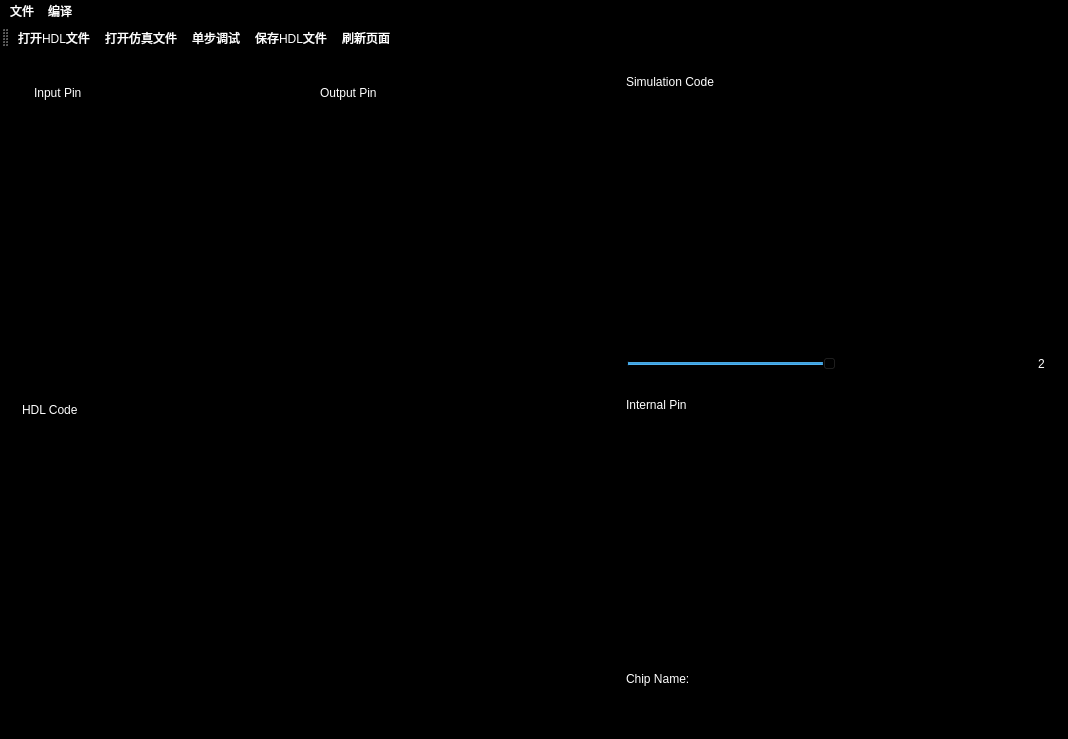
<?xml version="1.0" encoding="UTF-8"?>
<ui version="4.0">
 <class>MainWindow</class>
 <widget class="QMainWindow" name="MainWindow">
  <property name="geometry">
   <rect>
    <x>0</x>
    <y>0</y>
    <width>1068</width>
    <height>739</height>
   </rect>
  </property>
  <property name="windowTitle">
   <string>MainWindow</string>
  </property>
  <property name="styleSheet">
   <string notr="true">
* {	border-color: lightgrey;
	background-color: black;
	color:white;
}
QFrame[frameShape=&quot;4&quot;][frameShadow=&quot;48&quot;],
QFrame[frameShape=&quot;5&quot;][frameShadow=&quot;48&quot;] {
	border: none;
    background: lightgrey;
}
QFrame[frameShape=&quot;4&quot;][frameShadow=&quot;48&quot;] {
	width: 1px;
}
QFrame[frameShape=&quot;5&quot;][frameShadow=&quot;48&quot;] {
	height: 1px;
}
QTextEdit {font:&quot;Consolas&quot;}
QToolTip {color: black;}
QPushButton {color:white; background-color: black;}
QHeaderView::section {
	border:1px, black;
	color:white; 
	background-color: darkgrey;
}
PinView {
	selection-color: darkblue;
	selection-background-color: deepskyblue;
}
QDialog{}</string>
  </property>
  <widget class="QWidget" name="centralWidget">
   <property name="styleSheet">
    <string notr="true"/>
   </property>
   <layout class="QHBoxLayout" name="horizontalLayout">
    <item>
     <widget class="QFrame" name="leftFrame">
      <layout class="QVBoxLayout" name="verticalLayout">
       <property name="leftMargin">
        <number>0</number>
       </property>
       <property name="topMargin">
        <number>0</number>
       </property>
       <property name="rightMargin">
        <number>0</number>
       </property>
       <property name="bottomMargin">
        <number>0</number>
       </property>
       <item>
        <widget class="QFrame" name="signalFrame">
         <layout class="QHBoxLayout" name="horizontalLayout_4">
          <item>
           <widget class="QFrame" name="inputPinFrame">
            <property name="frameShape">
             <enum>QFrame::StyledPanel</enum>
            </property>
            <property name="frameShadow">
             <enum>QFrame::Raised</enum>
            </property>
            <layout class="QVBoxLayout" name="verticalLayout_3">
             <item>
              <widget class="QLabel" name="inputPinLabel">
               <property name="sizePolicy">
                <sizepolicy hsizetype="Preferred" vsizetype="Fixed">
                 <horstretch>0</horstretch>
                 <verstretch>0</verstretch>
                </sizepolicy>
               </property>
               <property name="styleSheet">
                <string notr="true"/>
               </property>
               <property name="text">
                <string>Input Pin</string>
               </property>
              </widget>
             </item>
             <item>
              <widget class="PinView" name="inputPinTable">
               <property name="sizePolicy">
                <sizepolicy hsizetype="Expanding" vsizetype="Preferred">
                 <horstretch>0</horstretch>
                 <verstretch>0</verstretch>
                </sizepolicy>
               </property>
               <property name="styleSheet">
                <string notr="true"/>
               </property>
              </widget>
             </item>
            </layout>
           </widget>
          </item>
          <item>
           <widget class="QFrame" name="outputPinFrame">
            <property name="frameShape">
             <enum>QFrame::StyledPanel</enum>
            </property>
            <property name="frameShadow">
             <enum>QFrame::Raised</enum>
            </property>
            <layout class="QVBoxLayout" name="verticalLayout_4">
             <item>
              <widget class="QLabel" name="outputPinLabel">
               <property name="sizePolicy">
                <sizepolicy hsizetype="Preferred" vsizetype="Fixed">
                 <horstretch>0</horstretch>
                 <verstretch>0</verstretch>
                </sizepolicy>
               </property>
               <property name="styleSheet">
                <string notr="true"/>
               </property>
               <property name="text">
                <string>Output Pin</string>
               </property>
              </widget>
             </item>
             <item>
              <widget class="PinView" name="outputPinTable">
               <property name="sizePolicy">
                <sizepolicy hsizetype="Expanding" vsizetype="Preferred">
                 <horstretch>0</horstretch>
                 <verstretch>0</verstretch>
                </sizepolicy>
               </property>
               <property name="styleSheet">
                <string notr="true"/>
               </property>
              </widget>
             </item>
            </layout>
           </widget>
          </item>
         </layout>
        </widget>
       </item>
       <item>
        <widget class="Line" name="leftHorLine">
         <property name="orientation">
          <enum>Qt::Horizontal</enum>
         </property>
        </widget>
       </item>
       <item>
        <widget class="QFrame" name="hdlFrame">
         <layout class="QVBoxLayout" name="verticalLayout_7">
          <item>
           <widget class="QLabel" name="hdlCodeLabel">
            <property name="sizePolicy">
             <sizepolicy hsizetype="Preferred" vsizetype="Fixed">
              <horstretch>0</horstretch>
              <verstretch>0</verstretch>
             </sizepolicy>
            </property>
            <property name="styleSheet">
             <string notr="true"/>
            </property>
            <property name="text">
             <string>HDL Code</string>
            </property>
            <property name="margin">
             <number>0</number>
            </property>
           </widget>
          </item>
          <item>
           <widget class="QTextEdit" name="hdlEdit">
            <property name="sizePolicy">
             <sizepolicy hsizetype="Expanding" vsizetype="Preferred">
              <horstretch>0</horstretch>
              <verstretch>0</verstretch>
             </sizepolicy>
            </property>
            <property name="styleSheet">
             <string notr="true">color:white;
font: Consolus</string>
            </property>
            <property name="readOnly">
             <bool>true</bool>
            </property>
           </widget>
          </item>
         </layout>
        </widget>
       </item>
      </layout>
     </widget>
    </item>
    <item>
     <widget class="Line" name="verLine">
      <property name="orientation">
       <enum>Qt::Vertical</enum>
      </property>
     </widget>
    </item>
    <item>
     <widget class="QFrame" name="rightFrame">
      <layout class="QVBoxLayout" name="verticalLayout_2">
       <property name="spacing">
        <number>0</number>
       </property>
       <property name="leftMargin">
        <number>0</number>
       </property>
       <property name="topMargin">
        <number>0</number>
       </property>
       <property name="rightMargin">
        <number>0</number>
       </property>
       <property name="bottomMargin">
        <number>0</number>
       </property>
       <item>
        <widget class="QFrame" name="simulationFrame">
         <layout class="QVBoxLayout" name="verticalLayout_8">
          <item>
           <widget class="QFrame" name="miscFrame">
            <property name="frameShape">
             <enum>QFrame::StyledPanel</enum>
            </property>
            <property name="frameShadow">
             <enum>QFrame::Raised</enum>
            </property>
            <layout class="QHBoxLayout" name="horizontalLayout_2">
             <property name="leftMargin">
              <number>0</number>
             </property>
             <property name="topMargin">
              <number>0</number>
             </property>
             <property name="rightMargin">
              <number>0</number>
             </property>
             <property name="bottomMargin">
              <number>0</number>
             </property>
             <item>
              <widget class="QLabel" name="simLabel">
               <property name="text">
                <string>Simulation Code</string>
               </property>
              </widget>
             </item>
            </layout>
           </widget>
          </item>
          <item>
           <widget class="QTextEdit" name="simulationEdit">
            <property name="styleSheet">
             <string notr="true"/>
            </property>
            <property name="readOnly">
             <bool>true</bool>
            </property>
           </widget>
          </item>
          <item>
           <widget class="QFrame" name="sliderFrame">
            <property name="frameShape">
             <enum>QFrame::StyledPanel</enum>
            </property>
            <property name="frameShadow">
             <enum>QFrame::Raised</enum>
            </property>
            <layout class="QHBoxLayout" name="horizontalLayout_3">
             <property name="leftMargin">
              <number>0</number>
             </property>
             <property name="topMargin">
              <number>0</number>
             </property>
             <property name="rightMargin">
              <number>0</number>
             </property>
             <property name="bottomMargin">
              <number>0</number>
             </property>
             <item>
              <widget class="QSlider" name="speedSlider">
               <property name="maximum">
                <number>4</number>
               </property>
               <property name="value">
                <number>2</number>
               </property>
               <property name="orientation">
                <enum>Qt::Horizontal</enum>
               </property>
              </widget>
             </item>
             <item>
              <widget class="QLabel" name="speedLabel">
               <property name="sizePolicy">
                <sizepolicy hsizetype="Fixed" vsizetype="Preferred">
                 <horstretch>0</horstretch>
                 <verstretch>0</verstretch>
                </sizepolicy>
               </property>
               <property name="text">
                <string>2</string>
               </property>
              </widget>
             </item>
            </layout>
           </widget>
          </item>
         </layout>
        </widget>
       </item>
       <item>
        <widget class="Line" name="rightHorLine">
         <property name="orientation">
          <enum>Qt::Horizontal</enum>
         </property>
        </widget>
       </item>
       <item>
        <widget class="QFrame" name="animationFrame">
         <property name="minimumSize">
          <size>
           <width>100</width>
           <height>200</height>
          </size>
         </property>
         <layout class="QVBoxLayout" name="verticalLayout_5">
          <item>
           <widget class="QFrame" name="internalPinFrame">
            <property name="sizePolicy">
             <sizepolicy hsizetype="Preferred" vsizetype="Expanding">
              <horstretch>0</horstretch>
              <verstretch>0</verstretch>
             </sizepolicy>
            </property>
            <property name="frameShape">
             <enum>QFrame::StyledPanel</enum>
            </property>
            <property name="frameShadow">
             <enum>QFrame::Raised</enum>
            </property>
            <layout class="QVBoxLayout" name="verticalLayout_6">
             <property name="leftMargin">
              <number>0</number>
             </property>
             <property name="topMargin">
              <number>0</number>
             </property>
             <property name="rightMargin">
              <number>0</number>
             </property>
             <property name="bottomMargin">
              <number>0</number>
             </property>
             <item>
              <widget class="QLabel" name="internalPinLabel">
               <property name="sizePolicy">
                <sizepolicy hsizetype="Preferred" vsizetype="Fixed">
                 <horstretch>0</horstretch>
                 <verstretch>0</verstretch>
                </sizepolicy>
               </property>
               <property name="text">
                <string>Internal Pin</string>
               </property>
              </widget>
             </item>
             <item>
              <widget class="PinView" name="internalPinTable">
               <property name="sizePolicy">
                <sizepolicy hsizetype="Expanding" vsizetype="Preferred">
                 <horstretch>0</horstretch>
                 <verstretch>0</verstretch>
                </sizepolicy>
               </property>
               <property name="styleSheet">
                <string notr="true"/>
               </property>
              </widget>
             </item>
            </layout>
           </widget>
          </item>
          <item>
           <widget class="QFrame" name="nameFrame">
            <property name="frameShape">
             <enum>QFrame::StyledPanel</enum>
            </property>
            <property name="frameShadow">
             <enum>QFrame::Raised</enum>
            </property>
            <layout class="QHBoxLayout" name="horizontalLayout_5">
             <property name="leftMargin">
              <number>0</number>
             </property>
             <property name="topMargin">
              <number>0</number>
             </property>
             <property name="rightMargin">
              <number>0</number>
             </property>
             <property name="bottomMargin">
              <number>0</number>
             </property>
             <item>
              <widget class="QLabel" name="nameLabel">
               <property name="styleSheet">
                <string notr="true"/>
               </property>
               <property name="text">
                <string>Chip Name:</string>
               </property>
              </widget>
             </item>
             <item>
              <widget class="QPlainTextEdit" name="nameEdit">
               <property name="sizePolicy">
                <sizepolicy hsizetype="Expanding" vsizetype="Preferred">
                 <horstretch>0</horstretch>
                 <verstretch>0</verstretch>
                </sizepolicy>
               </property>
               <property name="maximumSize">
                <size>
                 <width>16777215</width>
                 <height>30</height>
                </size>
               </property>
               <property name="styleSheet">
                <string notr="true"/>
               </property>
               <property name="readOnly">
                <bool>true</bool>
               </property>
              </widget>
             </item>
            </layout>
           </widget>
          </item>
         </layout>
        </widget>
       </item>
      </layout>
     </widget>
    </item>
   </layout>
  </widget>
  <widget class="QStatusBar" name="statusBar"/>
  <widget class="QMenuBar" name="menuBar">
   <property name="geometry">
    <rect>
     <x>0</x>
     <y>0</y>
     <width>1068</width>
     <height>26</height>
    </rect>
   </property>
   <widget class="QMenu" name="menu">
    <property name="title">
     <string>文件</string>
    </property>
    <addaction name="openHdlAction"/>
    <addaction name="openSimAction"/>
   </widget>
   <widget class="QMenu" name="menu_2">
    <property name="title">
     <string>编译</string>
    </property>
    <addaction name="reloadAction"/>
    <addaction name="singleStepAction"/>
   </widget>
   <addaction name="menu"/>
   <addaction name="menu_2"/>
  </widget>
  <widget class="QToolBar" name="toolBar">
   <property name="windowTitle">
    <string>toolBar</string>
   </property>
   <attribute name="toolBarArea">
    <enum>TopToolBarArea</enum>
   </attribute>
   <attribute name="toolBarBreak">
    <bool>false</bool>
   </attribute>
   <addaction name="openHdlAction"/>
   <addaction name="openSimAction"/>
   <addaction name="singleStepAction"/>
   <addaction name="saveHdlAction"/>
   <addaction name="reloadAction"/>
  </widget>
  <action name="newHdlAction">
   <property name="text">
    <string>新建HDL文件</string>
   </property>
  </action>
  <action name="singleStepAction">
   <property name="text">
    <string>单步调试</string>
   </property>
   <property name="toolTip">
    <string>进行单步调试</string>
   </property>
  </action>
  <action name="openHdlAction">
   <property name="text">
    <string>打开HDL文件</string>
   </property>
   <property name="toolTip">
    <string>打开HDL文件</string>
   </property>
  </action>
  <action name="saveHdlAction">
   <property name="text">
    <string>保存HDL文件</string>
   </property>
   <property name="toolTip">
    <string>保存HDL文件</string>
   </property>
  </action>
  <action name="reloadAction">
   <property name="text">
    <string>刷新页面</string>
   </property>
   <property name="toolTip">
    <string>刷新页面</string>
   </property>
  </action>
  <action name="newSimAction">
   <property name="text">
    <string>新建仿真文件</string>
   </property>
   <property name="toolTip">
    <string>新建仿真文件</string>
   </property>
  </action>
  <action name="openSimAction">
   <property name="text">
    <string>打开仿真文件</string>
   </property>
   <property name="toolTip">
    <string>打开仿真文件</string>
   </property>
  </action>
  <action name="execSimAction">
   <property name="text">
    <string>运行仿真文件</string>
   </property>
   <property name="toolTip">
    <string>运行仿真文件</string>
   </property>
  </action>
  <action name="pauseAction">
   <property name="text">
    <string>暂停运行</string>
   </property>
   <property name="toolTip">
    <string>暂停运行</string>
   </property>
  </action>
  <action name="resetSimAction">
   <property name="text">
    <string>重置运行</string>
   </property>
   <property name="toolTip">
    <string>重置运行</string>
   </property>
  </action>
 </widget>
 <layoutdefault spacing="6" margin="11"/>
 <customwidgets>
  <customwidget>
   <class>PinView</class>
   <extends>QTableView</extends>
   <header location="global">pinview.h</header>
  </customwidget>
 </customwidgets>
 <resources/>
 <connections/>
</ui>
